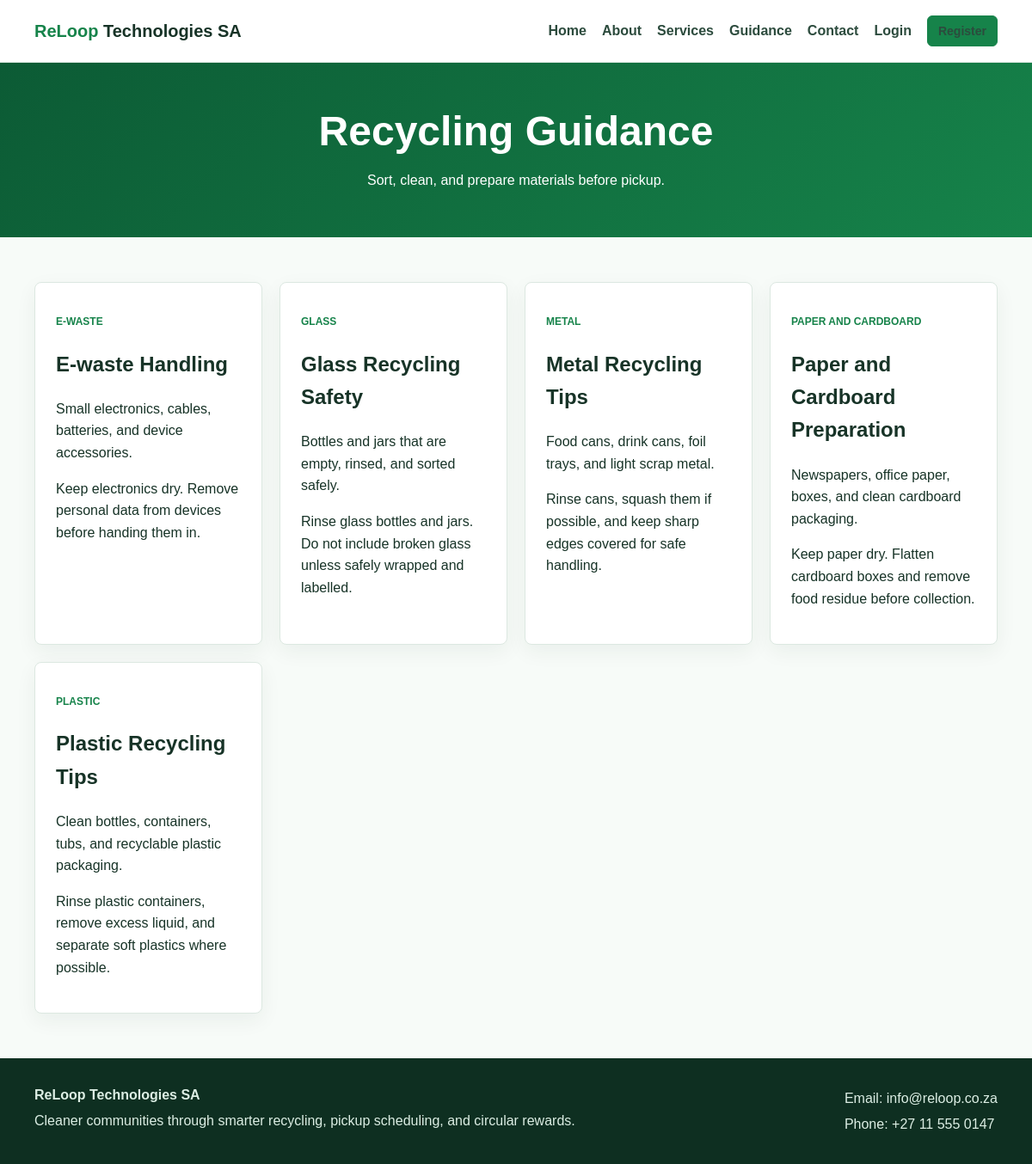
/recycling_guidance.php, run on the app's committed database.
### tables this page shows
CREATE TABLE guidance_content (
    guidanceID INT AUTO_INCREMENT PRIMARY KEY,
    wasteCategoryID INT NOT NULL,
    title VARCHAR(150) NOT NULL,
    content TEXT NOT NULL,
    imagePath VARCHAR(255),
    FOREIGN KEY (wasteCategoryID) REFERENCES waste_categories(wasteCategoryID) ON DELETE CASCADE
);

CREATE TABLE waste_categories (
    wasteCategoryID INT AUTO_INCREMENT PRIMARY KEY,
    categoryName VARCHAR(100) NOT NULL,
    description VARCHAR(255),
    modelLabel VARCHAR(100)
);

### includes/db.php (called while the page is built, shortened)
<?php
function e($value) {
    return htmlspecialchars((string)$value, ENT_QUOTES, 'UTF-8');
}
function base_url($path = '') {
    return '/reloop/' . ltrim($path, '/');
}
?>

### recycling_guidance.php (the view, shortened to what this page needs)
<?php
require_once __DIR__ . '/includes/db.php';
$stmt = $pdo->query('SELECT wc.categoryName, wc.description, gc.title, gc.content FROM waste_categories wc LEFT JOIN guidance_content gc ON wc.wasteCategoryID = gc.wasteCategoryID ORDER BY wc.categoryName');
$guides = $stmt->fetchAll();
include __DIR__ . '/includes/header.php';
?>
<section class="page-hero compact"><h1>Recycling Guidance</h1><p>Sort, clean, and prepare materials before pickup.</p></section>
<section class="section cards">
    <?php foreach ($guides as $guide): ?>
        <article class="card">
            <p class="eyebrow"><?= e($guide['categoryName']) ?></p>
            <h2><?= e($guide['title'] ?? $guide['categoryName']) ?></h2>
            <p><?= e($guide['description']) ?></p>
            <p><?= nl2br(e($guide['content'] ?? 'Guidance will be added soon.')) ?></p>
        </article>
    <?php endforeach; ?>
</section>
<?php include __DIR__ . '/includes/footer.php'; ?>

### includes/header.php (shortened to what this page needs)
<?php
require_once __DIR__ . '/db.php';
$isAdmin = ($_SESSION['role'] ?? '') === 'admin';
?>
<!DOCTYPE html>
<html lang="en">
<head>
    <link rel="stylesheet" href="<?= base_url('assets/css/style.css') ?>">
</head>
<body>
<header class="site-header">
    <nav class="navbar">
        <a class="brand" href="<?= base_url('index.php') ?>"><span>ReLoop</span> Technologies SA</a>
        <div class="nav-links">
            <a href="<?= base_url('index.php') ?>">Home</a>
            <a href="<?= base_url('about.php') ?>">About</a>
            <a href="<?= base_url('services.php') ?>">Services</a>
            <a href="<?= base_url('recycling_guidance.php') ?>">Guidance</a>
            <a href="<?= base_url('contact.php') ?>">Contact</a>
            <?php if (isset($_SESSION['userID'])): ?>
                <a href="<?= $isAdmin ? base_url('admin/admin_dashboard.php') : base_url('dashboard.php') ?>">Dashboard</a>
                <a class="btn small" href="<?= base_url('logout.php') ?>">Logout</a>
            <?php else: ?>
                <a href="<?= base_url('login.php') ?>">Login</a>
                <a class="btn small" href="<?= base_url('register.php') ?>">Register</a>
            <?php endif; ?>
        </div>
    </nav>
</header>
<main>

### includes/footer.php (shortened to what this page needs)
</main>
<footer class="site-footer">
    <div>
        <strong>ReLoop Technologies SA</strong>
        <p>Cleaner communities through smarter recycling, pickup scheduling, and circular rewards.</p>
    </div>
    <div>
        <p>Email: info@reloop.co.za</p>
        <p>Phone: +27 11 555 0147</p>
    </div>
</footer>
</body>
</html>

### assets/css/style.css (style rules this page uses)
:root { --green: #16834a; --green-dark: #0c5b35; --mint: #eaf7ef; --lime: #b6e15a; --ink: #173327; --muted: #66746d; --line: #dce8e1; --white: #ffffff; --danger: #c0392b; --warning: #b7791f; --info: #2563eb; }
* { box-sizing: border-box; }
body { margin: 0; font-family: Arial, Helvetica, sans-serif; color: var(--ink); background: #f7fbf8; line-height: 1.6; }
a { color: inherit; text-decoration: none; }
main { min-height: 72vh; }
.site-header { background: var(--white); border-bottom: 1px solid var(--line); position: sticky; top: 0; z-index: 10; }
.navbar { max-width: 1160px; margin: 0 auto; min-height: 72px; display: flex; align-items: center; justify-content: space-between; padding: 0 20px; }
.brand { font-weight: 700; font-size: 20px; }
.brand span { color: var(--green); }
.nav-links { display: flex; align-items: center; gap: 18px; }
.nav-links a { font-weight: 600; color: #2c4b3d; }
.hero h1, .page-hero h1 { margin: 0 0 18px; font-size: 48px; line-height: 1.08; letter-spacing: 0; }
.page-hero { padding: 70px 24px; background: linear-gradient(135deg, var(--green-dark), var(--green)); color: var(--white); text-align: center; }
.page-hero.compact { padding: 54px 24px; }
.page-hero p { max-width: 720px; margin: 0 auto; }
.section { max-width: 1160px; margin: 0 auto; padding: 52px 20px; }
.cards { display: grid; grid-template-columns: repeat(auto-fit, minmax(240px, 1fr)); gap: 20px; }
.card, .form-card { background: var(--white); border: 1px solid var(--line); border-radius: 8px; padding: 24px; box-shadow: 0 8px 24px rgba(23, 51, 39, .06); }
.eyebrow { text-transform: uppercase; font-size: 12px; font-weight: 700; letter-spacing: 0; color: var(--lime); }
.section .eyebrow { color: var(--green); }
.btn { display: inline-flex; justify-content: center; align-items: center; min-height: 42px; padding: 10px 18px; border: 1px solid var(--green); border-radius: 6px; background: var(--green); color: var(--white); font-weight: 700; cursor: pointer; }
.btn.small { min-height: 34px; padding: 6px 12px; font-size: 14px; }
.site-footer { display: flex; justify-content: space-between; gap: 24px; padding: 30px calc((100vw - 1160px) / 2 + 20px); background: #0e2f21; color: #dceee4; }
.site-footer p { margin: 4px 0; }

### data on the page
guidance_content: wasteCategoryID.categoryName "E-WASTE", title "E-waste Handling", wasteCategoryID.description "Small electronics, cables, batteries, and device accessories.", content "Keep electronics dry. Remove personal data from devices before handing them in."
guidance_content: wasteCategoryID.categoryName "GLASS", title "Glass Recycling Safety", wasteCategoryID.description "Bottles and jars that are empty, rinsed, and sorted safely.", content "Rinse glass bottles and jars. Do not include broken glass unless safely wrapped and labelled."
guidance_content: wasteCategoryID.categoryName "METAL", title "Metal Recycling Tips", wasteCategoryID.description "Food cans, drink cans, foil trays, and light scrap metal.", content "Rinse cans, squash them if possible, and keep sharp edges covered for safe handling."
guidance_content: wasteCategoryID.categoryName "PAPER AND CARDBOARD", title "Paper and Cardboard Preparation", wasteCategoryID.description "Newspapers, office paper, boxes, and clean cardboard packaging.", content "Keep paper dry. Flatten cardboard boxes and remove food residue before collection."
guidance_content: wasteCategoryID.categoryName "PLASTIC", title "Plastic Recycling Tips", wasteCategoryID.description "Clean bottles, containers, tubs, and recyclable plastic packaging.", content "Rinse plastic containers, remove excess liquid, and separate soft plastics where possible."
